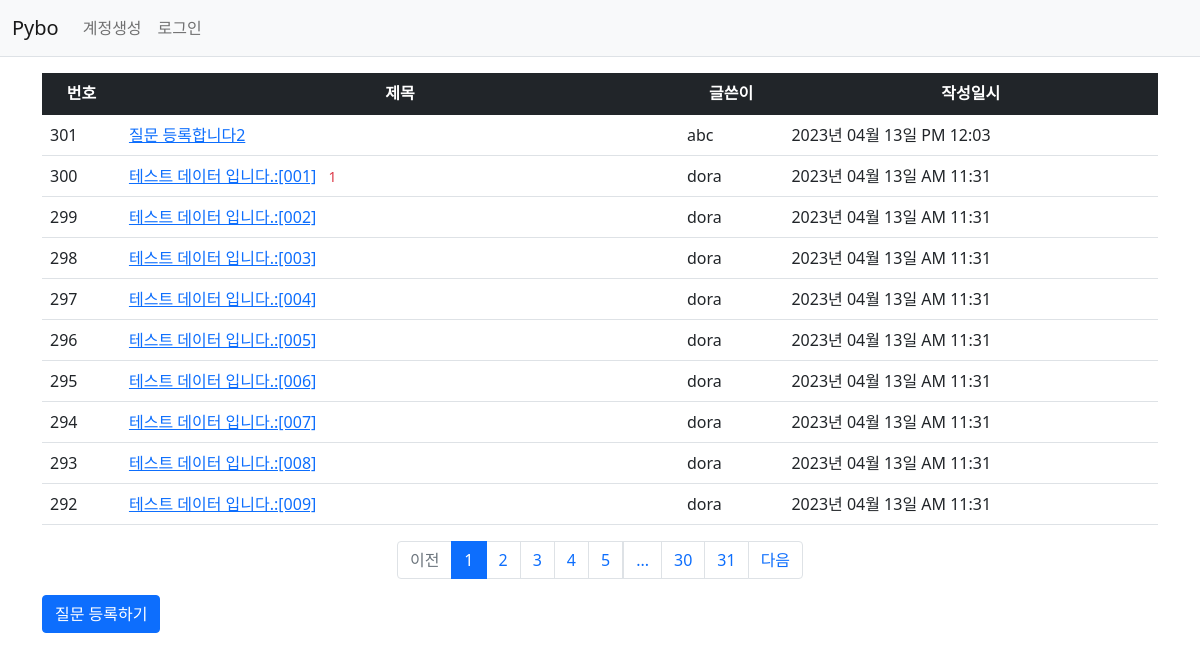
Page /question/list/ on the committed database.
### pybo/models.py (models this page shows)
class Question(db.Model):
    id = db.Column(db.Integer, primary_key=True)
    subject = db.Column(db.String(200), nullable=False)
    content = db.Column(db.Text(), nullable=False)
    create_date = db.Column(db.DateTime(), nullable=False)
    user_id = db.Column(db.Integer, db.ForeignKey('user.id', ondelete='CASCADE'), nullable=True, server_default='1')  # 그러나 이미 있던 데이터에는 user_id 값이 없다. nullable을 False로 해두면 오류가 난다. server_default는 null 대신 임의의 값을 넣어준다. server_default를 사용하면 flask db upgrade 명령을 수행할 때 null이던 데이터에도 기본값이 저장된다. default를 새로 생성되는 데이터에만 기본값을 생성해준다.
    user = db.relationship('User', backref=db.backref('question_set'))
    modify_date = db.Column(db.DateTime(), nullable=True)

class User(db.Model):
    id = db.Column(db.Integer, primary_key=True)
    username = db.Column(db.String(150), unique=True, nullable=False)
    password = db.Column(db.String(200), nullable=False)
    email = db.Column(db.String(120), unique=True, nullable=False)

### pybo/views/question_views.py (the view)
@bp.route('/list/')
def _list():
    page = request.args.get('page', type=int, default=1)  # 페이지 값이 없을 경우 기본값 1로 세팅
    question_list = Question.query.order_by(Question.create_date.desc())
    question_list = question_list.paginate(page=page, per_page=10)
    return render_template('question/question_list.html', question_list=question_list)

### pybo/filter.py (called while the page is built)
def format_datetime(value, fmt='%Y년 %m월 %d일 %p %I:%M'):
    return value.strftime(fmt)

### pybo/views/auth_views.py (called while the page is built)
@bp.before_app_request # 라우팅 함수보다 항상 먼저 실행됨
def load_logged_in_user():
    user_id = session.get('user_id')
    if user_id is None:
        g.user = None
    else:
        g.user = User.query.get(user_id)

### pybo/templates/question/question_list.html (shortened to what this page needs)
<!DOCTYPE html>
<html lang="en">
<head>
</head>
<body>
    {% extends 'base.html' %}
    {% block content %}
    <div class="container my-3">
        <table class="table">
            <thead>
            <tr class="text-center table-dark">
                <th>번호</th>
                <th style="width:50%">제목</th>
                <th>글쓴이</th>
                <th>작성일시</th>
            </tr>
            </thead>
            <tbody>
            {% if question_list %}
            {% for question in question_list.items %}
            <tr class="text-start">
                <td>{{ question_list.total - ((question_list.page-1) * question_list.per_page) - loop.index0 }}</td>
                <td class="text-start">
                    <a href="{{ url_for('question.detail', question_id=question.id) }}">{{ question.subject }}</a>
                    {% if question.answer_set|length > 0 %}
                    <span class="text-danger small mx-2">{{ question.answer_set|length }}</span>
                {% endif %}
                </td>
                <td>{{ question.user.username }}</td>
                <td>{{ question.create_date|datetime }}</td>
            </tr>
            {% endfor %}
            {% else %}
            <tr>
                <td colspan="3">질문이 없습니다.</td>
            </tr>
            {% endif %}
            </tbody>
        </table>
        <ul class="pagination justify-content-center">
            {% if question_list.has_prev %}
            <li class="page-item">
                <a class="page-link" href="?page={{ question_list.prev_num }}">이전</a>
            </li>
            {% else %}
            <li class="page-item disabled">
                <a class="page-link" tabindex="-1" aria-disabled="true" href="javascript:void(0)">이전</a>
            </li>
            {% endif %}
            {% for page_num in question_list.iter_pages() %}
            {% if page_num %}
            {% if page_num != question_list.page %}
            <li class="page-item">
                <a class="page-link" href="?page={{ page_num }}">{{ page_num }}</a>
            </li>
            {% else %}
            <li class="page-item active" aria-current="page">
                <a class="page-link" href="javascript:void(0)">{{ page_num }}</a>
            </li>
            {% endif %}
            {% else %}
            <li class="disabled">
                <a class="page-link" href="javascript:void(0)">...</a>
            </li>
            {% endif %}
            {% endfor %}
            {% if question_list.has_next %}
            <li class="page-item">
                <a class="page-link" href="?page={{ question_list.next_num }}">다음</a>
            </li>
            {% else %}
            <li class="page-item disabled">
                <a class="page-link" tabindex="-1" aria-disabled="true" href="javascript:void(0)">다음</a>
            </li>
            {% endif %}
        </ul>
        <a href="{{ url_for('question.create') }}" class="btn btn-primary">질문 등록하기</a>
    </div>
    {% endblock %}

### pybo/templates/base.html (shortened to what this page needs)
<!DOCTYPE html>
<html lang="en">
<head>
    <link rel="stylesheet" href="{{ url_for('static', filename='bootstrap.min.css') }}">
    <link rel="stylesheet" href="{{ url_for('static', filename='style.css') }}">
</head>
<body>
{% include "navbar.html" %}
{% block content %}
{% endblock %}
</body>
</html>

### pybo/templates/navbar.html (shortened to what this page needs)
<!DOCTYPE html>
<html lang="en">
<head>
</head>
<body>
<nav class="navbar navbar-expand-lg navbar-light bg-light border-bottom">
    <div class="container-fluid">
        <a class="navbar-brand" href="{{ url_for('main.index') }}">Pybo</a>
        <div class="collapse navbar-collapse" id="navbarSupportedContent">
            {% if g.user %}
            <ul class="navbar-nav">
                <li class="nav-item ">
                    <a class="nav-link" href="{{ url_for('auth.logout') }}">{{ g.user.username }} (로그아웃)</a>
                </li>
            </ul>
            {% else %}
            <ul class="navbar-nav me-auto mb-2 mb-lg-0">
                <li class="nav-item">
                    <a class="nav-link" href="{{ url_for('auth.signup') }}">계정생성</a>
                </li>
                <li class="nav-item">
                    <a class="nav-link" href="{{ url_for('auth.login') }}">로그인</a>
                </li>
            </ul>
            {% endif %}
        </div>
    </div>
</nav>
</body>
</html>

### rows in the picture
Question: id "301", subject "질문 등록합니다2", user.username "abc", create_date "2023년 04월 13일 PM 12:03"
Question: total "300", subject "테스트 데이터 입니다.:[001]", answer_set|length "1", user.username "dora", create_date "2023년 04월 13일 AM 11:31"
Question: total "299", subject "테스트 데이터 입니다.:[002]", user.username "dora", create_date "2023년 04월 13일 AM 11:31"
Question: total "298", subject "테스트 데이터 입니다.:[003]", user.username "dora", create_date "2023년 04월 13일 AM 11:31"
Question: total "297", subject "테스트 데이터 입니다.:[004]", user.username "dora", create_date "2023년 04월 13일 AM 11:31"
Question: total "296", subject "테스트 데이터 입니다.:[005]", user.username "dora", create_date "2023년 04월 13일 AM 11:31"
Question: total "295", subject "테스트 데이터 입니다.:[006]", user.username "dora", create_date "2023년 04월 13일 AM 11:31"
Question: total "294", subject "테스트 데이터 입니다.:[007]", user.username "dora", create_date "2023년 04월 13일 AM 11:31"
Question: total "293", subject "테스트 데이터 입니다.:[008]", user.username "dora", create_date "2023년 04월 13일 AM 11:31"
Question: total "292", subject "테스트 데이터 입니다.:[009]", user.username "dora", create_date "2023년 04월 13일 AM 11:31"

### other values in the picture
{{ page_num }} "1"
{{ page_num }} "2" "3" "4" "5" "30" "31"
